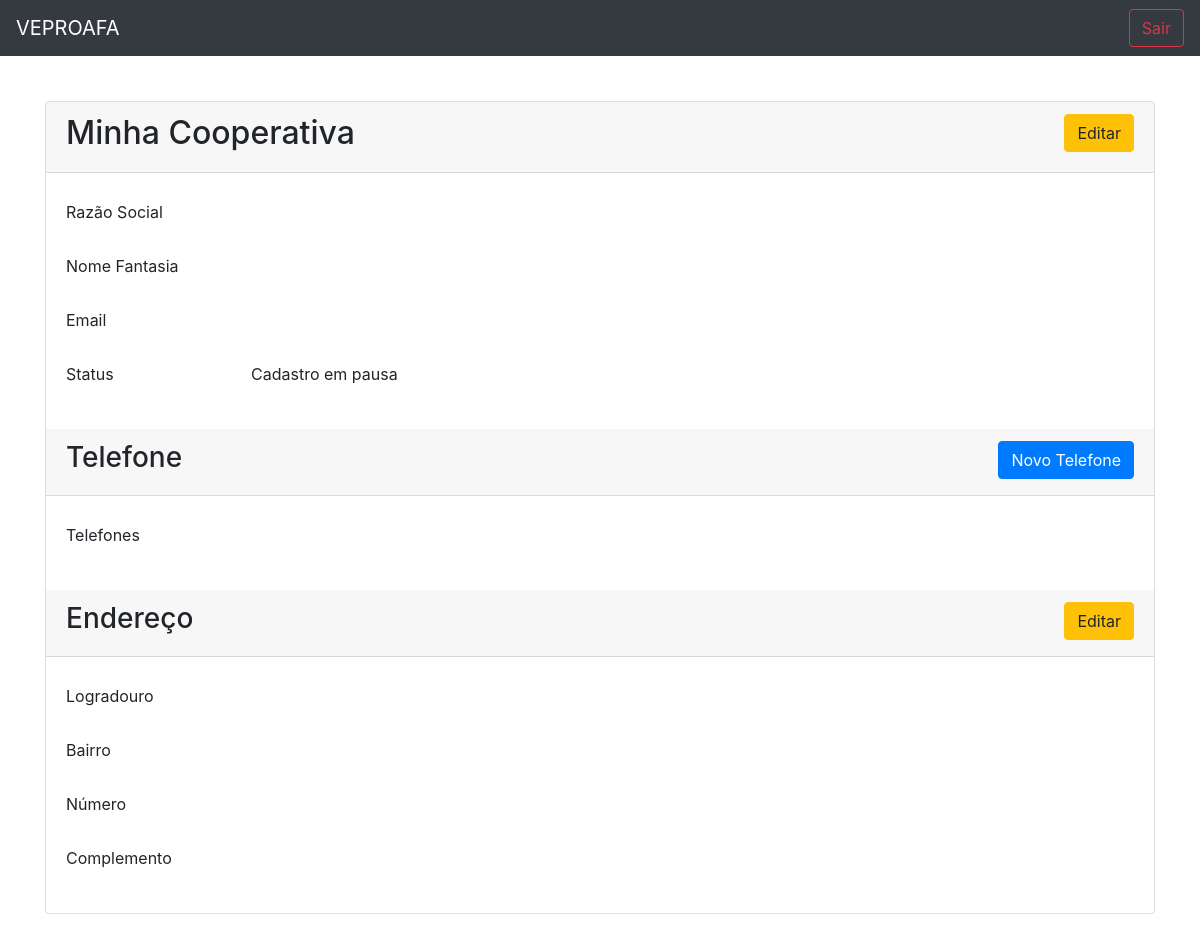
Before: /veproafa/cooperativa/view/ with the older database file.
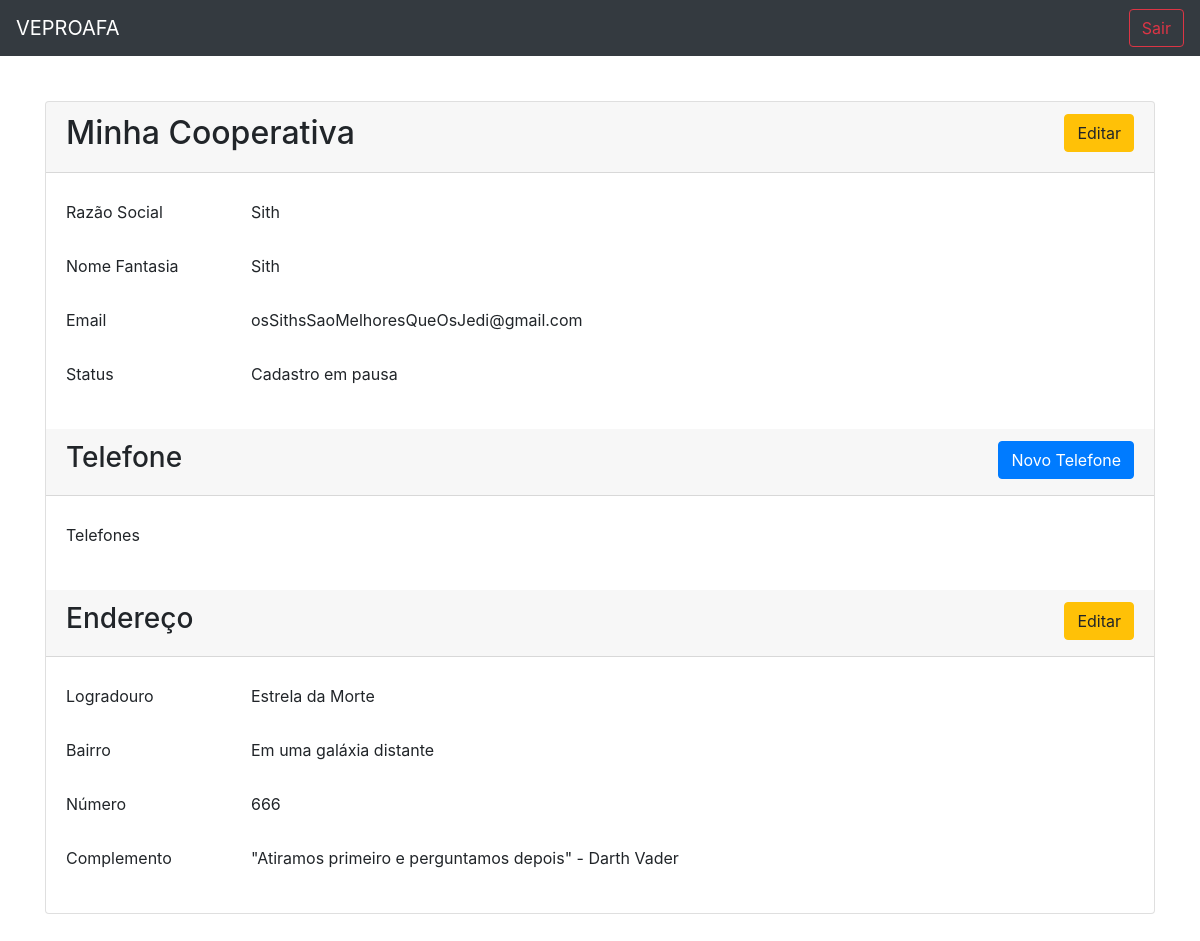
After: the same page with the newer database file.
### app_base/models.py (models this page shows, shortened)
class Cooperativa(models.Model):
    usuario = models.OneToOneField(settings.AUTH_USER_MODEL,on_delete=models.PROTECT,blank=True,null=True)
    razao_social=models.CharField(max_length=100)
    nome_fantasia=models.CharField(max_length=100)
    cnpj=models.CharField(max_length=20)
    email= models.EmailField()
    aprovado=models.NullBooleanField()
    endereco = models.OneToOneField(Endereco, null=False, blank=False, on_delete=models.CASCADE)
    assinaturas= models.ManyToManyField(Assinatura, blank=True)

class Endereco(models.Model):
    logradouro = models.CharField(max_length=130)
    bairro=models.CharField(max_length=80)
    numero = models.IntegerField()
    complemento = models.CharField(max_length=80)

### app_base/views.py (the view)
# urls.py: path('cooperativa/view/', views.cooperativa_view,name='cooperativa_view'),
def cooperativa_view(request):
    cooperativa = Cooperativa.objects.filter(usuario__id=request.user.id).first()
    telefones=Telefone.objects.filter(cooperativa=cooperativa)
    return render(request, 'cooperativa/view.html', {'cooperativa': cooperativa,'telefones':telefones})

### app_base/templatetags/auth_extras.py (called while the page is built)
@register.filter(name='has_group')
def has_group(user, group_name):
    group = Group.objects.get(name=group_name)
    return True if group in user.groups.all() else False

### templates/cooperativa/view.html (shortened to what this page needs)
{% extends 'base.html' %}
{% block conteudo %}
<div class="card">
    <div class="card-header">
        <h2>Minha Cooperativa
            <a href="{% url 'cooperativa_update' cooperativa.id %}" class="btn btn-warning" style="float:right" >Editar</a>
        </h2>
    </div>
    <div class="card-body">
        <form>
            <div class="form-group row">
                <label for="razao_social" class="col-sm-2 col-form-label">Razão Social</label>
                <div class="col-sm-10">
                    <input type="text" readonly class="form-control-plaintext" id="razao_social" value="{{ cooperativa.razao_social }}">
                </div>
            </div>
            <div class="form-group row">
                <label for="nome_fantasia" class="col-sm-2 col-form-label">Nome Fantasia</label>
                <div class="col-sm-10">
                    <input type="text" readonly class="form-control-plaintext" id="nome_fantasia" value="{{ cooperativa.nome_fantasia }}">
                </div>
            </div>
            <div class="form-group row">
                <label for="email" class="col-sm-2 col-form-label">Email</label>
                <div class="col-sm-10">
                    <input type="text" readonly class="form-control-plaintext" id="email" value="{{ cooperativa.email }}">
                </div>
            </div>
            <div class="form-group row">
                <label for="aprovado" class="col-sm-2 col-form-label">Status</label>
                <div class="col-sm-10">
                    {% if cooperativa.aprovado == True %}
                    <input type="text" readonly class="form-control-plaintext" id="aprovado" value="Cadastro Aprovado">
                    {%else%}
                    <input type="text" readonly class="form-control-plaintext" id="aprovado" value="Cadastro em pausa">
                    {%endif%}
                </div>
            </div>
        </form>
    </div>
    <div class="card-header">
        <h3>Telefone
            <a href="{% url 'telefone_create' cooperativa.id %}" class="btn btn-primary" style="float:right" >Novo Telefone</a>
        </h3>
    </div>
    <div class="card-body">
        <form>
            <div class="form-group row">
                <label for="telefone" class="col-sm-2 col-form-label">Telefones</label>
                <div class="col-sm-10 table-responsive">
                    <table id="telefone">
                        <thead>
                        <tr>
                            <th></th>
                            <th></th>
                        </tr>
                        </thead>
                    </table>
                </div>
            </div>
        </form>
    </div>
    <div class="card-header">
        <h3>Endereço
            <a href="{% url 'endereco_update' cooperativa.endereco.id %}" class="btn btn-warning" style="float:right" >Editar</a>
        </h3>
    </div>
    <div class="card-body">
        <form>
            <div class="form-group row">
                <label for="logradouro" class="col-sm-2 col-form-label">Logradouro</label>
                <div class="col-sm-10">
                    <input type="text" readonly class="form-control-plaintext" id="logradouro" value="{{ cooperativa.endereco.logradouro}}">
                </div>
            </div>
            <div class="form-group row">
                <label for="nome_fantasia" class="col-sm-2 col-form-label">Bairro</label>
                <div class="col-sm-10">
                    <input type="text" readonly class="form-control-plaintext" id="bairro" value="{{ cooperativa.endereco.bairro }}">
                </div>
            </div>
            <div class="form-group row">
                <label for="numero" class="col-sm-2 col-form-label">Número</label>
                <div class="col-sm-10">
                    <input type="text" readonly class="form-control-plaintext" id="numero" value="{{ cooperativa.endereco.numero }}">
                </div>
            </div>
            <div class="form-group row">
                <label for="complemento" class="col-sm-2 col-form-label">Complemento</label>
                <div class="col-sm-10">
                    <input type="text" readonly class="form-control-plaintext" id="complemento" value="{{ cooperativa.endereco.complemento }}">
                </div>
            </div>
        </form>
    </div>
</div>
{% endblock %}

### templates/base.html (shortened to what this page needs)
{% load static %}
{% load auth_extras %}
<!DOCTYPE html>
<html lang="en">
<head>
    <link rel="stylesheet" href="{% static '/bootstrap/css/bootstrap.min.css' %}"/>
    <link rel="stylesheet" href="{% static '/bootstrap/css/style.css' %}"/>
</head>
<body>
<nav class="navbar navbar-expand-lg navbar-dark bg-dark">
    <a class="navbar-brand" href="#">VEPROAFA</a>
    <div class="collapse navbar-collapse" id="navbarSupportedContent">
        <ul class="navbar-nav ml-auto">
            <li class="nav-item">
                <a href="#" class="nav-link active">{{ user.username }}</a>
            </li>
            <li class="nav-item">
                <a href="{% url 'my_logout'%}" class="btn btn-outline-danger my-2 my-sm-0">Sair</a>
            </li>
        </ul>
    </div>
</nav>
<div class="container corretor corretor-card">
    {% block conteudo %}
    {% endblock %}
</div>
</body>
</html>

Changed rows visible on the page:
added Cooperativa: razao_social "Sith", nome_fantasia "Sith", email "osSithsSaoMelhoresQueOsJedi@gmail.com", endereco.logradouro "Estrela da Morte", endereco.bairro "Em uma galáxia distante", endereco.numero "666", endereco.complemento "\"Atiramos primeiro e perguntamos depois\" - Darth Vader"
